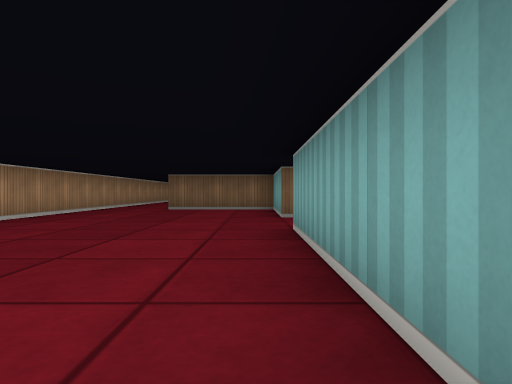
[1] (above)

12 first-person views from a walk through a cub3D ray-caster map. The camera is about half as high as the walls, looks level and sees 75° across. The floor is counted in squares. Each view is taken from the middle of a square. On the plan, view 1 faces up. The plan holds only what a view shows up to about 9 squares ahead; the rest is blank.

[2]
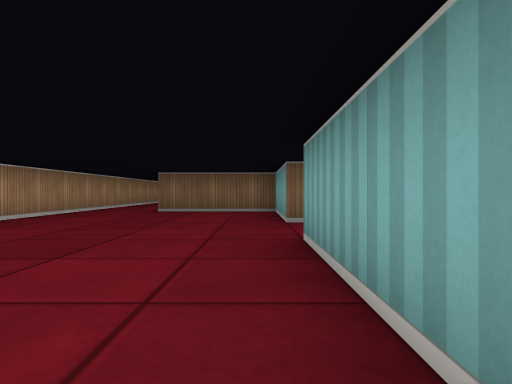

[3]
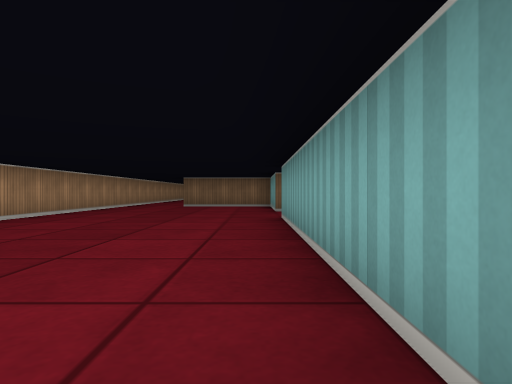

[4]
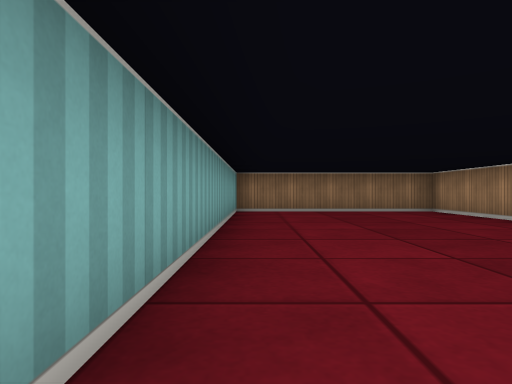

[5]
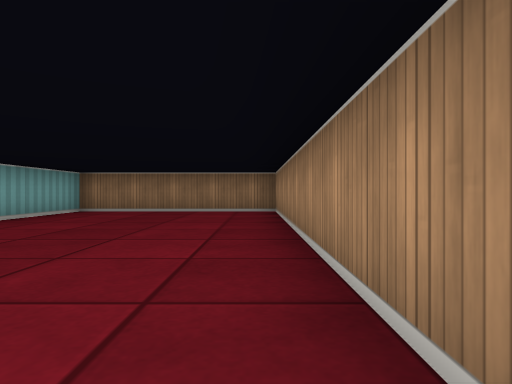

[6]
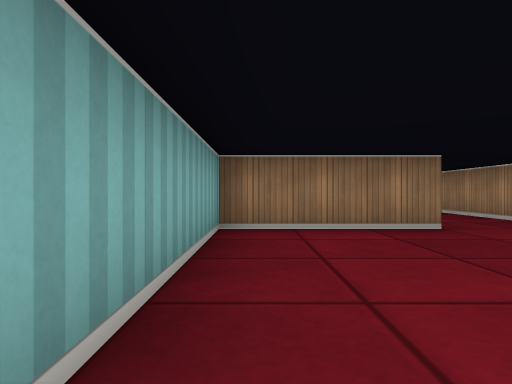

[7]
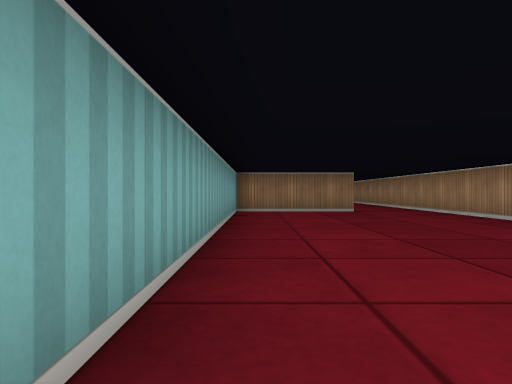

[8]
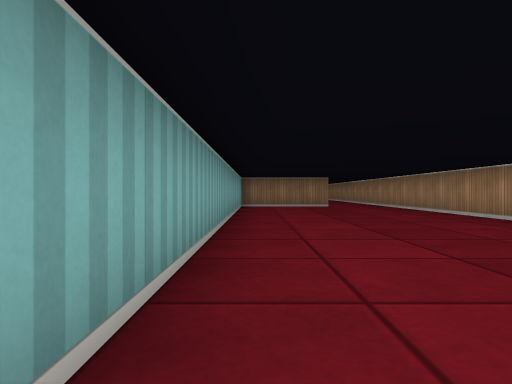

[9]
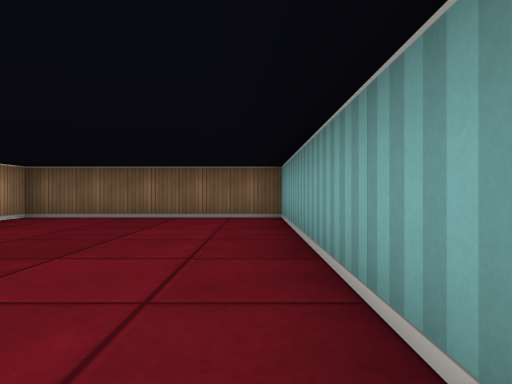

[10]
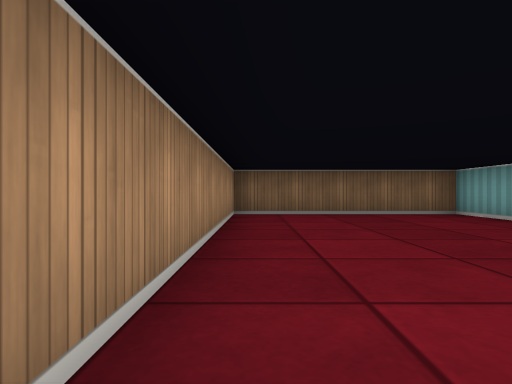

[11]
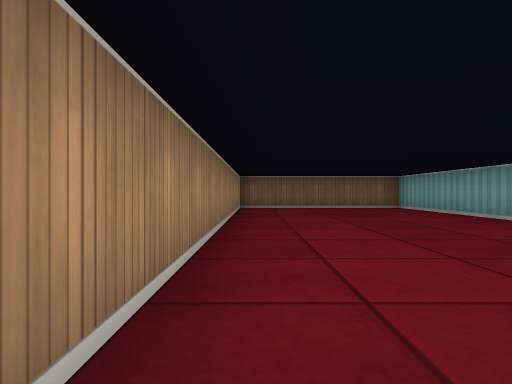

[12]
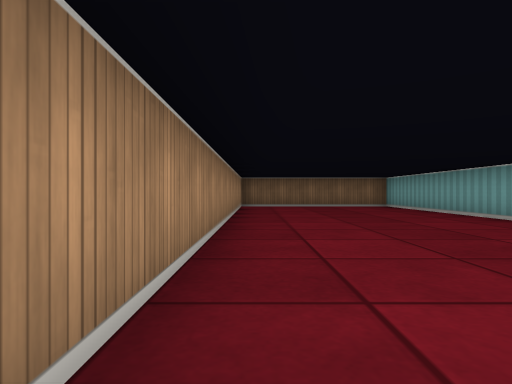

### Floor plan
Ten units are one square. View 1 is at (0, 0); x grows to the right and y downward. Boxes are objects, and circles mark ways between rooms. Rooms are numbered by the first view taken in them; rooms with no view inside come last. Other rooms are left out.
<svg viewBox="-50 -240 65 290">
<path fill="none" stroke="#000" d="M5 -65 5 -95 -25 -95M-45 -105 -45 45 5 45 5 -45M-26 -105 5 -105 5 -235 -45 -235 -45 -105"/>
<circle cx="-35" cy="-100" r="3" fill="#2a7"/>
<text x="-20" y="-30">1</text>
<text x="-20" y="-170">2</text>
</svg>
Room 1 opens to room 2.

Where each view was taken, in squares from view 1:
view 1: 0 up, 0 right, facing up
view 2: 1 up, 0 right, facing up
view 3: 2 down, 0 right, facing up
view 4: 4 up, 0 right, facing down
view 5: 4 up, 4 left, facing down
view 6: 15 up, 0 right, facing down
view 7: 19 up, 0 right, facing down
view 8: 22 up, 0 right, facing down
view 9: 17 up, 0 right, facing up
view 10: 16 up, 4 left, facing up
view 11: 13 up, 4 left, facing up
view 12: 12 up, 4 left, facing up
